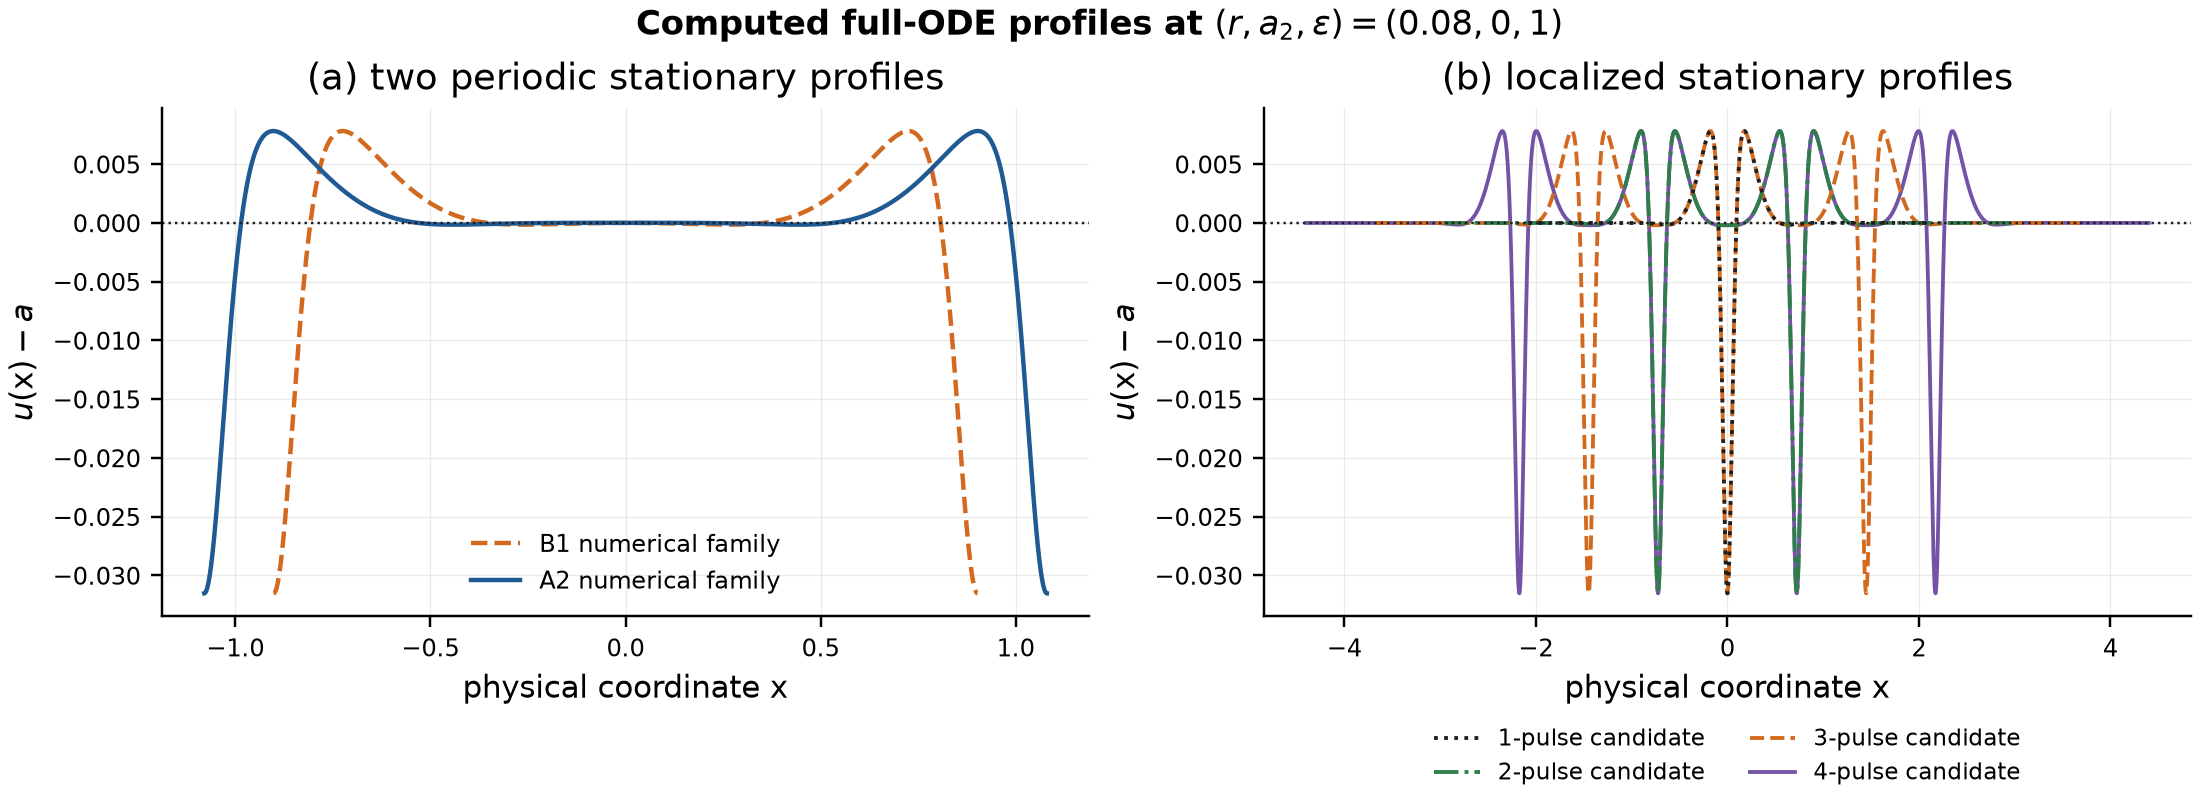

Reproduce this figure in Python.
#!/usr/bin/env python3
"""Render the two-panel computed stationary-profile figure.

Data come from ``numerics/results/vdp_v1_v7``.  The figure is explanatory
COMPUTED/E1 evidence at (r,a2,epsilon)=(0.08,0,1); it does not assign exact
V6/V7 words.
"""

from __future__ import annotations

from pathlib import Path

import matplotlib.pyplot as plt
import numpy as np


HERE = Path(__file__).resolve().parent
ROOT = HERE.parents[2]
RESULTS = ROOT / "numerics" / "results" / "vdp_v1_v7"

BLUE = "#1f5a94"
ORANGE = "#d2691e"
GREEN = "#2f7d4a"
PURPLE = "#7353a6"
BLACK = "#1f1f1f"


def main() -> None:
    plt.rcParams.update(
        {
            "pdf.fonttype": 42,
            "ps.fonttype": 42,
            "font.family": "DejaVu Sans",
            "axes.linewidth": 0.8,
        }
    )
    periodic = np.load(RESULTS / "v7_periodic.npz")
    multipulse = np.load(RESULTS / "v7_multipulses.npz")
    figure, axes = plt.subplots(
        1, 2, figsize=(10.0, 3.65), constrained_layout=True
    )

    for stem, color, style, label in (
        ("B1", ORANGE, "--", "B1 numerical family"),
        ("A2", BLUE, "-", "A2 numerical family"),
    ):
        x = np.asarray(periodic[f"{stem}_physical_x"], dtype=float)
        x = x - 0.5 * (x[0] + x[-1])
        u = np.asarray(periodic[f"{stem}_physical_u"], dtype=float) - 1.0
        axes[0].plot(
            x, u, color=color, linestyle=style, linewidth=1.45, label=label
        )
    axes[0].axhline(0.0, color=BLACK, linestyle=":", linewidth=.8)
    axes[0].set(
        xlabel=r"physical coordinate $\mathsf{x}$",
        ylabel=r"$u(\mathsf{x})-a$",
        title="(a) two periodic stationary profiles",
    )
    axes[0].legend(frameon=False, fontsize=8)

    # Draw the widest candidates first, so the nested one- and two-pulse
    # profiles are not hidden underneath the three- and four-pulse curves.
    for count, color, style in (
        (4, PURPLE, "-"),
        (3, ORANGE, "--"),
        (2, GREEN, "-."),
        (1, BLACK, ":"),
    ):
        stem = f"pulse_{count}"
        x = np.asarray(multipulse[f"{stem}_physical_x"], dtype=float)
        u = np.asarray(multipulse[f"{stem}_physical_u"], dtype=float) - 1.0
        axes[1].plot(
            x,
            u,
            color=color,
            linestyle=style,
            linewidth=1.25,
            label=rf"{count}-pulse candidate",
        )
    axes[1].axhline(0.0, color=BLACK, linestyle=":", linewidth=.8)
    axes[1].set(
        xlabel=r"physical coordinate $\mathsf{x}$",
        ylabel=r"$u(\mathsf{x})-a$",
        title="(b) localized stationary profiles",
    )
    handles, labels = axes[1].get_legend_handles_labels()
    axes[1].legend(
        handles[::-1],
        labels[::-1],
        frameon=False,
        fontsize=7.4,
        ncol=2,
        loc="upper center",
        bbox_to_anchor=(0.5, -0.18),
    )

    for axis in axes:
        axis.spines[["top", "right"]].set_visible(False)
        axis.tick_params(labelsize=8)
        axis.grid(color="#d9d9d9", linewidth=.45, alpha=.55)
    figure.suptitle(
        r"Computed full-ODE profiles at $(r,a_2,\epsilon)=(0.08,0,1)$",
        fontsize=11,
        fontweight="bold",
    )
    metadata = {
        "Title": "Computed van der Pol stationary profiles",
        "Subject": "COMPUTED/E1 profiles; not exact V6/V7 word assignments",
        "Creator": "computed_stationary_profiles.py",
    }
    figure.savefig(HERE / "computed_stationary_profiles.pdf", metadata=metadata)
    figure.savefig(
        HERE / "computed_stationary_profiles.png", dpi=220, metadata=metadata
    )
    plt.close(figure)


if __name__ == "__main__":
    main()
